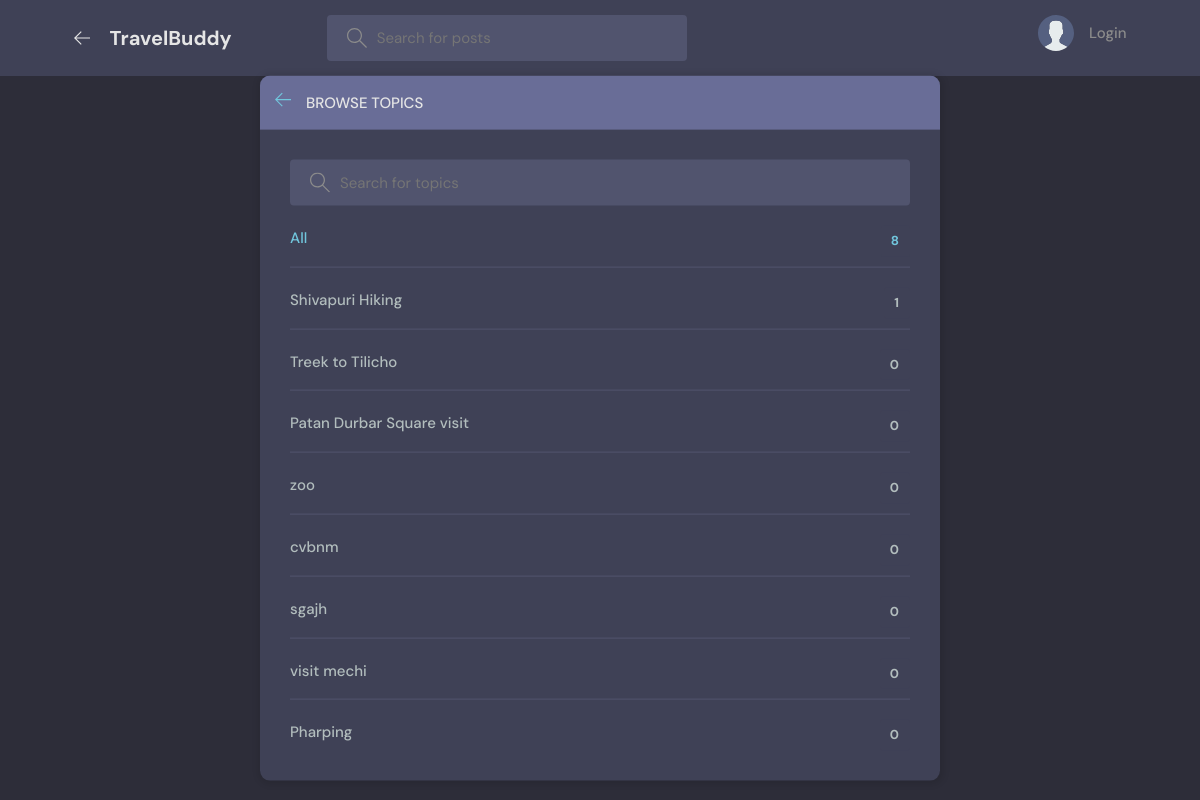
/mainpage/chatbox/topics/, run on the app's committed database.
### chatbox/models.py (models this page shows, shortened)
class Topic(models.Model):
    name = models.CharField(max_length=200)

### chatbox/views.py (the view)
# urls.py: path('topics/',views.topicsPage, name="topics"),
def topicsPage(request):
    q = request.GET.get('q') if request.GET.get('q') != None else ""
    topics = Topic.objects.filter(name__icontains=q)
    return render(request, 'chatbox/topics.html',{'topics':topics})

### chatbox/templates/chatbox/topics.html (shortened to what this page needs)
{% extends 'mains.html' %}
{% block content %}
<main class="create-room layout">
  <div class="container">
    <div class="layout__box">
      <div class="layout__boxHeader">
        <div class="layout__boxTitle">
          <a href="{% url 'index' %}">
            <svg version="1.1" xmlns="http://www.w3.org/2000/svg" width="32" height="32" viewBox="0 0 32 32">
              <title>arrow-left</title>
              <path
                d="M13.723 2.286l-13.723 13.714 13.719 13.714 1.616-1.611-10.96-10.96h27.625v-2.286h-27.625l10.965-10.965-1.616-1.607z">
              </path>
            </svg>
          </a>
          <h3>Browse Topics</h3>
        </div>
      </div>
      <div class="topics-page layout__body">
        <form action="" method="GET" class="header__search">
          <label>
            <input name="q" placeholder="Search for topics" />
          </label>
        </form>
        <ul class="topics__list">
          <li>
            <a href="{% url 'topics' %}" class="active">All <span>{{topics.count}}</span></a>
          </li>
          {% for topic in topics %}
          <li>
            <a href="{% url 'index' %}?q={{topic.name}}">{{ topic.name }} <span>{{topic.room_set.all.count}}</span></a>
          </li>
          {% endfor %}
        </ul>
      </div>
    </div>
  </div>
</main>
{% endblock content %}

### chatbox/static/styles/style.css (style rules this page uses)
:root { --color-main: #71c6dd; --color-main-light: #e1f6fb; --color-dark: #3f4156; --color-dark-medium: #51546e; --color-dark-light: #696d97; --color-light: #e5e5e5; --color-gray: #8b8b8b; --color-light-gray: #b2bdbd; --color-bg: #2d2d39; --color-success: #5dd693; --color-error: #fc4b0b; }
* { font-family: "DM Sans", -apple-system, BlinkMacSystemFont, "Segoe UI", Roboto, Oxygen, Ubuntu, Cantarell, "Open Sans", "Helvetica Neue", sans-serif; margin: 0; padding: 0; box-sizing: border-box; text-rendering: optimizeLegibility; font-size: inherit; }
html { font-size: 56.25%; }
@media only screen and (min-width: 1200px) { html { font-size: 62.5%; } }
body { line-height: 1.6; font-weight: 400; font-size: 1.5rem; color: var(--color-light-gray); background-color: var(--color-bg); min-height: 100vh; }
a { display: inline-block; color: var(--color-main); text-decoration: none; }
.container { max-width: 120rem; width: 90%; margin: auto; }
.header__search>label { background-color: var(--color-dark-medium); padding: 1.3rem 1rem; display: flex; align-items: center; gap: 1rem; border-radius: 4px; }
.header__search svg { fill: var(--color-gray); width: 2rem; height: 2rem; margin-left: 1rem; }
.header__search input { width: 30rem; background: transparent; border: none; outline: none; color: var(--color-light); }
.layout { margin-top: 2.4rem; }
.layout>.container { display: flex; justify-content: space-between; align-items: flex-start; }
.layout__box { width: 90%; max-width: 48rem; min-height: 40rem; position: absolute; top: 50%; left: 50%; transform: translate(-50%, -46%); background-color: var(--color-dark); border-radius: 1rem; box-shadow: 1px 1px 6px 3px rgba(0, 0, 0, 0.1); overflow: hidden; }
.layout__boxHeader { display: flex; padding: 1.5rem; background-color: var(--color-dark-light); }
.layout__boxTitle { display: flex; gap: 1.5rem; align-items: center; }
.layout__boxTitle h3 { text-transform: uppercase; font-weight: 500; color: var(--color-light); }
.layout__boxTitle svg { width: 1.6rem; height: 1.6rem; fill: var(--color-main); }
.layout__body { margin: 3rem; }
.topics__list { list-style: none; }
.topics__list li a { display: flex; justify-content: space-between; margin-bottom: 3rem; font-weight: 500; color: var(--color-light-gray); transition: all 0.3s ease-in-out; }
.topics__list li a.active, .topics__list li a:hover { color: var(--color-main); }
.topics__list li a span { padding: 0.5rem 1rem; background-color: var(--color-dark); border-radius: 3px; font-size: 1.3rem; font-weight: 700; letter-spacing: 1px; }
.topics-page .topics__list li:not(:last-child) a { margin: 2rem 0; padding-bottom: 1rem; text-decoration: none; border-bottom: 1px solid var(--color-dark-medium); }
.topics-page .header__search { display: block; }
.create-room.layout .layout__box { max-width: 68rem; }

### data on the page
Topic: name "Shivapuri Hiking", room_set.all.count "1"
Topic: name "Treek to Tilicho", room_set.all.count "0"
Topic: name "Patan Durbar Square visit", room_set.all.count "0"
Topic: name "zoo", room_set.all.count "0"
Topic: name "cvbnm", room_set.all.count "0"
Topic: name "sgajh", room_set.all.count "0"
Topic: name "visit mechi", room_set.all.count "0"
Topic: name "Pharping", room_set.all.count "0"

### other printed values
{{ topics.count }} "8"
